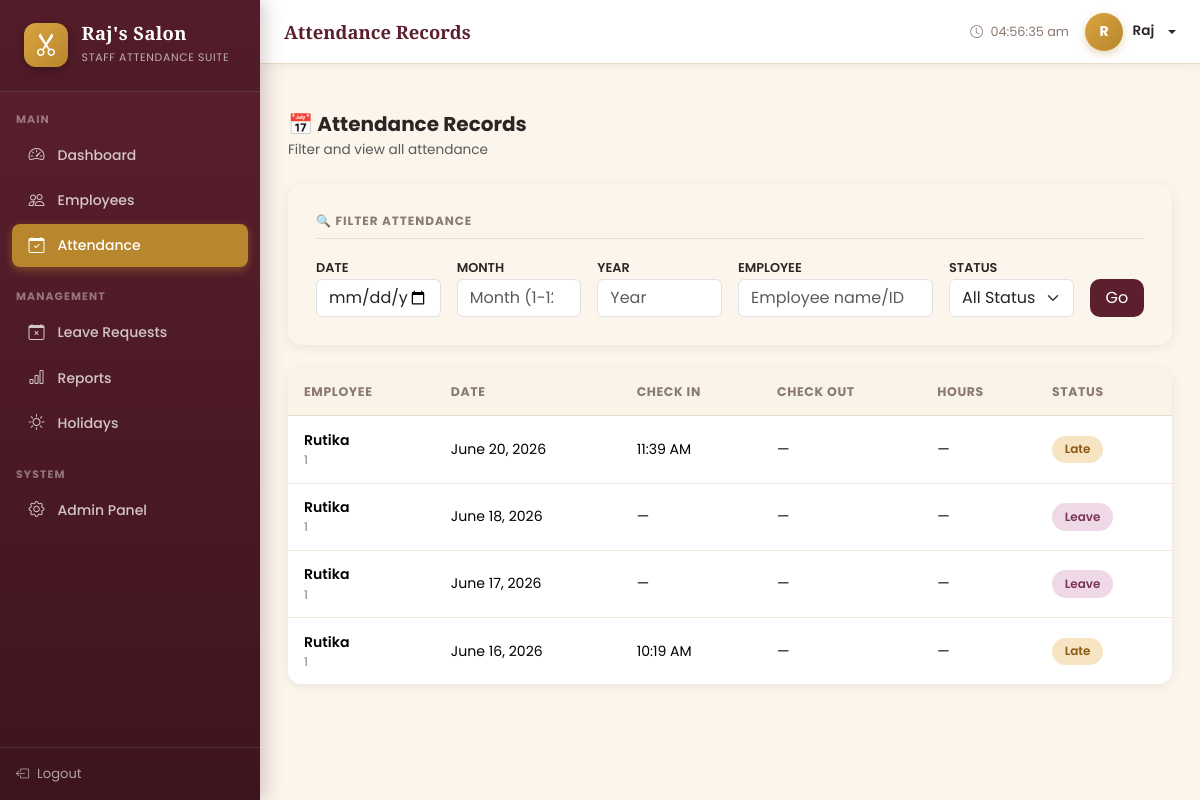
Page /attendance/ (signed in) on the committed database.
### attendance/models.py (models this page shows, shortened)
class Attendance(models.Model):
    STATUS_CHOICES = [
        ('Present', 'Present'),
        ('Absent', 'Absent'),
        ('Late', 'Late'),
        ('Half Day', 'Half Day'),
        ('Leave', 'Leave'),
    ]
    employee    = models.ForeignKey(Employee, on_delete=models.CASCADE, related_name='attendances')
    date        = models.DateField(default=timezone.now)
    check_in    = models.TimeField(null=True, blank=True)
    check_out   = models.TimeField(null=True, blank=True)
    total_hours = models.DecimalField(max_digits=5, decimal_places=2, default=0)
    status      = models.CharField(max_length=10, choices=STATUS_CHOICES, default='Absent')
    notes       = models.TextField(blank=True)
    class Meta:
        unique_together = ['employee', 'date']
        ordering = ['-date']

class Employee(models.Model):
    GENDER_CHOICES = [('Male', 'Male'), ('Female', 'Female'), ('Other', 'Other')]
    STATUS_CHOICES = [('Active', 'Active'), ('Inactive', 'Inactive')]
    user          = models.OneToOneField(User, on_delete=models.CASCADE, related_name='employee', null=True, blank=True)
    employee_id   = models.CharField(max_length=20, unique=True)
    full_name     = models.CharField(max_length=200)
    email         = models.EmailField(unique=True)
    phone         = models.CharField(max_length=15)
    gender        = models.CharField(max_length=10, choices=GENDER_CHOICES)
    salary        = models.DecimalField(max_digits=10, decimal_places=2, default=0)
    address       = models.TextField(blank=True)
    status        = models.CharField(max_length=10, choices=STATUS_CHOICES, default='Active')
    profile_photo = models.ImageField(upload_to='profile_photos/', blank=True, null=True)
    date_joined   = models.DateField(default=timezone.now)
    class Meta:
        ordering = ['employee_id']

### attendance/views.py (the view, shortened to what this page needs)
# urls.py: path('attendance/',          views.attendance_list, name='attendance_list'),
@login_required
def attendance_list(request):
    form     = AttendanceFilterForm(request.GET)
    queryset = Attendance.objects.select_related('employee').all()
    if form.is_valid():
        if form.cleaned_data.get('date'):
            queryset = queryset.filter(date=form.cleaned_data['date'])
        if form.cleaned_data.get('month'):
            queryset = queryset.filter(date__month=form.cleaned_data['month'])
        if form.cleaned_data.get('year'):
            queryset = queryset.filter(date__year=form.cleaned_data['year'])
        if form.cleaned_data.get('employee'):
            q = form.cleaned_data['employee']
            queryset = queryset.filter(
                Q(employee__full_name__icontains=q) | Q(employee__employee_id__icontains=q)
            )
        if form.cleaned_data.get('status'):
            queryset = queryset.filter(status=form.cleaned_data['status'])
    queryset  = queryset.order_by('-date')
    paginator = Paginator(queryset, 20)
    records   = paginator.get_page(request.GET.get('page'))
    return render(request, 'attendance/attendance_list.html', {'records': records, 'form': form})

### attendance/forms.py
class AttendanceFilterForm(forms.Form):
    date     = forms.DateField(required=False, widget=forms.DateInput(attrs={'class': 'form-control', 'type': 'date'}))
    month    = forms.IntegerField(required=False, min_value=1, max_value=12,
                                  widget=forms.NumberInput(attrs={'class': 'form-control', 'placeholder': 'Month (1-12)'}))
    year     = forms.IntegerField(required=False, widget=forms.NumberInput(attrs={'class': 'form-control', 'placeholder': 'Year'}))
    employee = forms.CharField(required=False, widget=forms.TextInput(attrs={'class': 'form-control', 'placeholder': 'Employee name/ID'}))
    status   = forms.ChoiceField(required=False, choices=[('', 'All Status')] + Attendance.STATUS_CHOICES,
                                  widget=forms.Select(attrs={'class': 'form-select'}))

### attendance/views.py (called while the page is built)
def is_admin(user):
    return user.is_staff or user.is_superuser

### attendance/templates/attendance/attendance_list.html (shortened to what this page needs)
{% extends 'base.html' %}
{% block page_title %}Attendance Records{% endblock %}
{% block content %}
<div class="d-flex align-items-center justify-content-between mb-4">
  <div>
    <h5 class="fw-bold mb-1">📅 Attendance Records</h5>
    <p class="text-muted mb-0" style="font-size:.85rem">Filter and view all attendance</p>
  </div>
</div>
<div class="form-card mb-4">
  <div class="section-header">🔍 Filter Attendance</div>
  <form method="GET">
    <div class="row g-3">
      <div class="col-md-2">
        <label style="font-size:.8rem;font-weight:600">DATE</label>
        {{ form.date }}
      </div>
      <div class="col-md-2">
        <label style="font-size:.8rem;font-weight:600">MONTH</label>
        {{ form.month }}
      </div>
      <div class="col-md-2">
        <label style="font-size:.8rem;font-weight:600">YEAR</label>
        {{ form.year }}
      </div>
      <div class="col-md-3">
        <label style="font-size:.8rem;font-weight:600">EMPLOYEE</label>
        {{ form.employee }}
      </div>
      <div class="col-md-2">
        <label style="font-size:.8rem;font-weight:600">STATUS</label>
        {{ form.status }}
      </div>
      <div class="col-md-1 d-flex align-items-end">
        <button type="submit" class="btn w-100" style="background:#5C1F2E;color:#fff;border-radius:10px">Go</button>
      </div>
    </div>
  </form>
</div>
<div class="table-card card">
  <div class="card-body p-0">
    <table class="table table-hover mb-0">
      <thead><tr><th>Employee</th><th>Date</th><th>Check In</th><th>Check Out</th><th>Hours</th><th>Status</th></tr></thead>
      <tbody>
        {% for att in records %}
        <tr>
          <td>
            <div style="font-weight:600;font-size:.88rem">{{ att.employee.full_name }}</div>
            <div style="font-size:.75rem;color:#8A7A72">{{ att.employee.employee_id }}</div>
          </td>
          <td style="font-size:.88rem">{{ att.date }}</td>
          <td>{{ att.check_in|time:"h:i A"|default:"—" }}</td>
          <td>{{ att.check_out|time:"h:i A"|default:"—" }}</td>
          <td>{{ att.total_hours|default:"—" }}</td>
          <td><span class="status-badge badge-{{ att.status|lower|cut:' ' }}">{{ att.status }}</span></td>
        </tr>
        {% empty %}
        <tr><td colspan="6" class="text-center text-muted py-5">No attendance records found.</td></tr>
        {% endfor %}
      </tbody>
    </table>
  </div>
</div>
{% endblock %}

### templates/base.html (shortened to what this page needs)
<!DOCTYPE html>
<html lang="en">
<head>
<link href="https://cdn.jsdelivr.net/npm/bootstrap@5.3.2/dist/css/bootstrap.min.css" rel="stylesheet"/>
<link href="https://cdn.jsdelivr.net/npm/bootstrap-icons@1.11.3/font/bootstrap-icons.css" rel="stylesheet"/>
</head>
<body>
<div class="sidebar" id="sidebar">
  <div class="sidebar-brand">
    <span class="logo"><i class="bi bi-scissors"></i></span>
    <div class="brand-text">
      <h6>Raj's Salon</h6>
      <small>Staff Attendance Suite</small>
    </div>
  </div>
  {% if user.is_authenticated %}
  {% if user.is_staff or user.is_superuser %}
  <div class="sidebar-section mt-2">Main</div>
  <ul class="sidebar-nav">
    <li><a href="{% url 'dashboard' %}" class="{% if request.resolver_match.url_name == 'dashboard' %}active{% endif %}"><i class="bi bi-speedometer2"></i> Dashboard</a></li>
    <li><a href="{% url 'employee_list' %}" class="{% if 'employee' in request.resolver_match.url_name %}active{% endif %}"><i class="bi bi-people"></i> Employees</a></li>
    <li><a href="{% url 'attendance_list' %}" class="{% if 'attendance' in request.resolver_match.url_name %}active{% endif %}"><i class="bi bi-calendar-check"></i> Attendance</a></li>
  </ul>
  <div class="sidebar-section mt-2">Management</div>
  <ul class="sidebar-nav">
    <li><a href="{% url 'leave_list' %}" class="{% if 'leave' in request.resolver_match.url_name %}active{% endif %}"><i class="bi bi-calendar-x"></i> Leave Requests</a></li>
    <li><a href="{% url 'reports' %}" class="{% if request.resolver_match.url_name == 'reports' %}active{% endif %}"><i class="bi bi-bar-chart"></i> Reports</a></li>
    <li><a href="{% url 'holiday_list' %}" class="{% if 'holiday' in request.resolver_match.url_name %}active{% endif %}"><i class="bi bi-sun"></i> Holidays</a></li>
  </ul>
  <div class="sidebar-section mt-2">System</div>
  <ul class="sidebar-nav">
    <li><a href="/admin/" target="_blank"><i class="bi bi-gear"></i> Admin Panel</a></li>
  </ul>
  {% endif %}
  <div class="sidebar-footer">
    <a href="{% url 'logout' %}"><i class="bi bi-box-arrow-left"></i> Logout</a>
  </div>
  {% endif %}
</div>
{% if user.is_authenticated %}
<div class="topbar">
  <div class="topbar-left">
    <span class="topbar-title">{% block page_title %}Dashboard{% endblock %}</span>
  </div>
  <div class="topbar-right">
    <span style="font-size:.8rem;color:#8A7A72">
      <i class="bi bi-clock me-1"></i>
      <span id="live-time"></span>
    </span>
    <div class="dropdown">
      <div class="topbar-user dropdown-toggle" data-bs-toggle="dropdown">
        <div class="topbar-avatar">{{ user.username|first|upper }}</div>
        <span style="font-size:.85rem;font-weight:600">{{ user.get_full_name|default:user.username }}</span>
      </div>
    </div>
  </div>
</div>
{% endif %}
<div class="{% if user.is_authenticated %}main-wrap{% else %}container-fluid{% endif %}">
  {% block content %}{% endblock %}
</div>
</body>
</html>

### rows in the picture
Attendance: employee.full_name "Rutika", employee.employee_id "1", date "June 20, 2026", check_in "11:39 AM", check_out "—", total_hours "—", status "Late"
Attendance: employee.full_name "Rutika", employee.employee_id "1", date "June 18, 2026", check_in "—", check_out "—", total_hours "—", status "Leave"
Attendance: employee.full_name "Rutika", employee.employee_id "1", date "June 17, 2026", check_in "—", check_out "—", total_hours "—", status "Leave"
Attendance: employee.full_name "Rutika", employee.employee_id "1", date "June 16, 2026", check_in "10:19 AM", check_out "—", total_hours "—", status "Late"

### other values in the picture
{{ user.username|first|upper }} "R"
{{ user.get_full_name|default:user.username }} "Raj"
